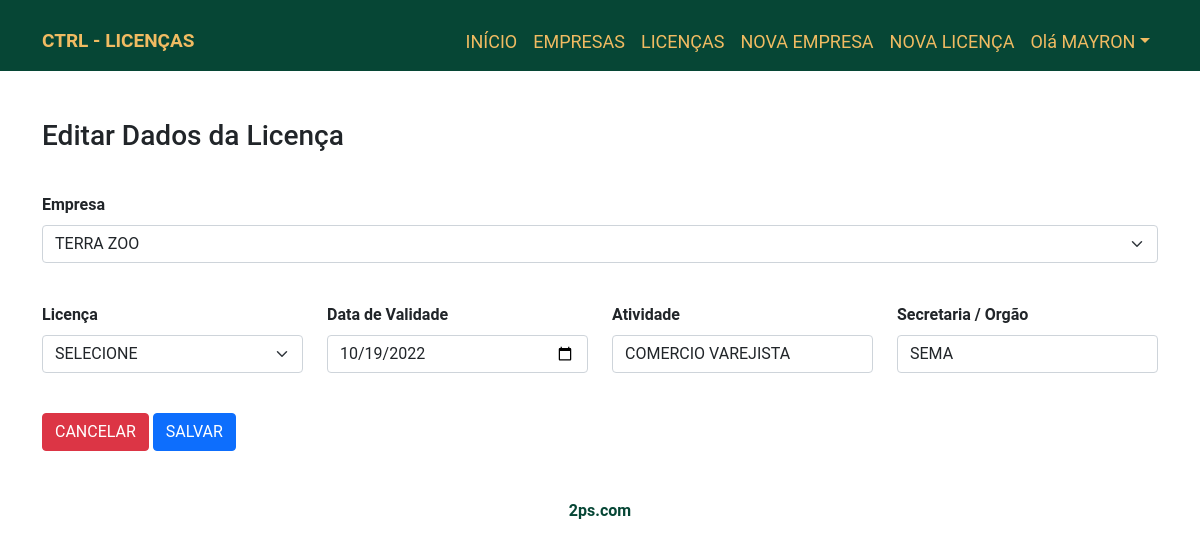
The page /editLicense.php?id_license=3 (signed in) on the database its author committed.
### tables this page shows
CREATE TABLE `license` (
  `id_license` int(11) NOT NULL AUTO_INCREMENT,
  `id_company` int(11) NOT NULL,
  `type_license` varchar(200) NOT NULL,
  `expiration_date` date DEFAULT NULL,
  `activity` varchar(200) NOT NULL,
  `organ` varchar(200) NOT NULL,
  `insert_date` timestamp NOT NULL DEFAULT CURRENT_TIMESTAMP ON UPDATE CURRENT_TIMESTAMP,
  PRIMARY KEY (`id_license`),
  KEY `license_FK` (`id_company`),
  CONSTRAINT `license_FK` FOREIGN KEY (`id_company`) REFERENCES `company` (`id_company`)
);

### editLicense.php (the view, shortened to what this page needs)
<!DOCTYPE html>
<html lang="en">
<head>
    <link rel="stylesheet" href="assets/css/bootstrap.min.css">
    <link rel="stylesheet" href="assets/css/style.css">
</head>
<body>
    <?php include_once 'header.php'?>
    <section>
        <?php
            $datas = [];
            $id = filter_input(INPUT_GET, 'id_license');
            if($id){
                $searchIdLicense = $connectionPDO->prepare("SELECT * FROM license WHERE id_license = :id_license");
                $searchIdLicense->bindValue(':id_license', $id);
                $searchIdLicense->execute();
                if($searchIdLicense->rowCount() > 0){
                    $datas = $searchIdLicense->fetch(PDO::FETCH_ASSOC);
                }else{
                    header("Location:listLicense.php");
                    exit();
                }
            }else{
                header("Location:listLicense.php");
                exit();
            }
        ?>
        <div class="container">
            <div class="row">
                <div class="col-lg-12">
                    <h3 class="mt-5">Editar Dados da Licença</h3>
                    <form action="saveEditLicense.php" method="POST">
                        <div class="row mt-4 mb-3">
                            <div class="col-12-lg">
                                <label for="nameCompany" class="form-label mt-3">Empresa</label>
                                <select name="nameCompany" id="nameCompany" class="form-select" required autofocus>
                                    <?php
                                        $searchCompanyNames = $connectionPDO->query("SELECT company.id_company, company.nameCompany, license.id_license, license.type_license, license.expiration_date, license.activity, license.organ FROM license, company  WHERE license.id_company = company.id_company and id_license = $id");
                                        if($searchCompanyNames->rowCount()>0){
                                            $listCompanys = $searchCompanyNames->fetchAll(PDO::FETCH_ASSOC);
                                            foreach($listCompanys as $listCompany){?>
                                                <option value="<?=$listCompany['id_company'];?>"><?=$listCompany['nameCompany'];?></option>
                                                <?
                                            }
                                        }
                                    ?>
                                </select>
                            </div>
                        </div>
                        <div class="row mb-3">
                            <div class="col-lg-3">
                                <label for="nameRepresentative" class="form-label mt-4">Licença</label>
                                <select name="type_license" id="type_license" class="form-select" required>
                                    <option value="">SELECIONE</option>
                                </select>
                            </div>
                            <div class="col-lg-3">
                                <label for="expiration_date" class="form-label mt-4">Data de Validade</label>
                                <input type="date" name="expiration_date" id="expiration_date" value="<?=$datas['expiration_date'];?>" class="form-control" required>
                            </div>
                            <div class="col-lg-3">
                                <label for="activity" class="form-label mt-4">Atividade</label>
                                <input type="text" name="activity" id="activity" value="<?=$datas['activity'];?>" class="form-control" maxlength="100" required>
                            </div>
                            <div class="col-lg-3">
                                <label for="organ" class="form-label mt-4">Secretaria / Orgão</label>
                                <input type="text" name="organ" id="organ" value="<?=$datas['organ'];?>" class="form-control" maxlength="20">
                            </div>
                        </div>
                        </div class="row">
                            <div class="col-12-lg">
                                <a class="btn btn-danger mt-4" href="listLicense.php">CANCELAR</a>
                                <input type="submit" value="SALVAR" class="btn btn-primary mt-4">
                            </div>
                        </div>
                </div>
    </section>
    <?php include_once 'footer.php'?>
</body>
</html>

### assets/css/style.css (style rules this page uses)
body { font-family: 'Roboto', sans-serif; background-color: none; }
label { font-size:16px; font-weight: bold; }

### rows shown on the page
license: expiration_date "10/19/2022", activity "COMERCIO VAREJISTA", organ "SEMA"

### other values the page prints
$_SESSION['name'] "MAYRON"
form field nameCompany "TERRA ZOO"
